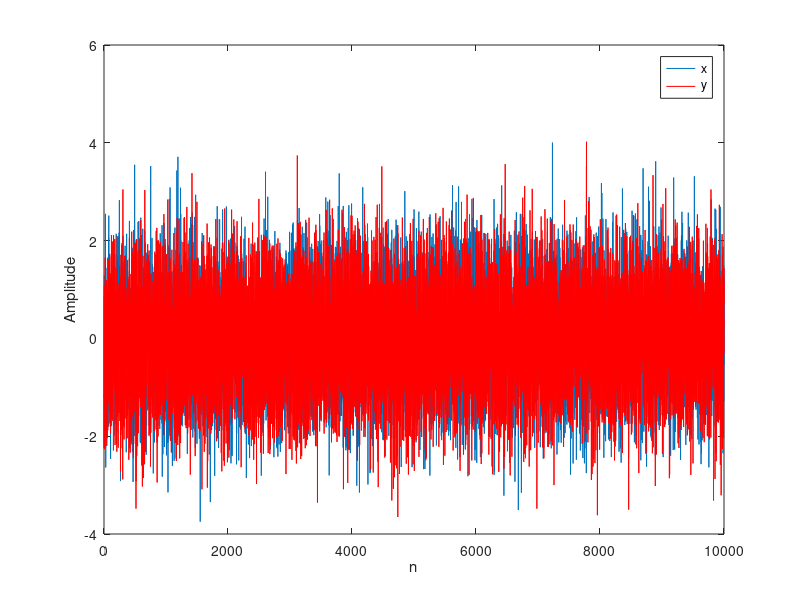
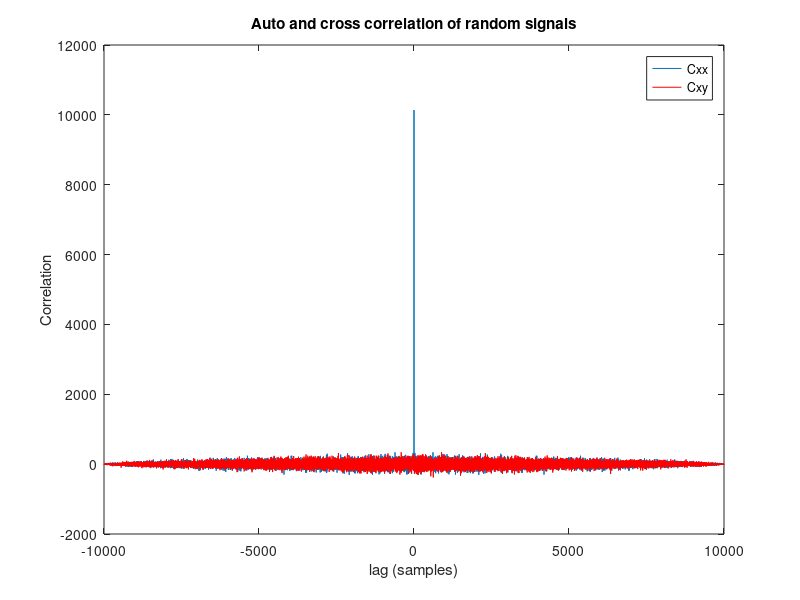
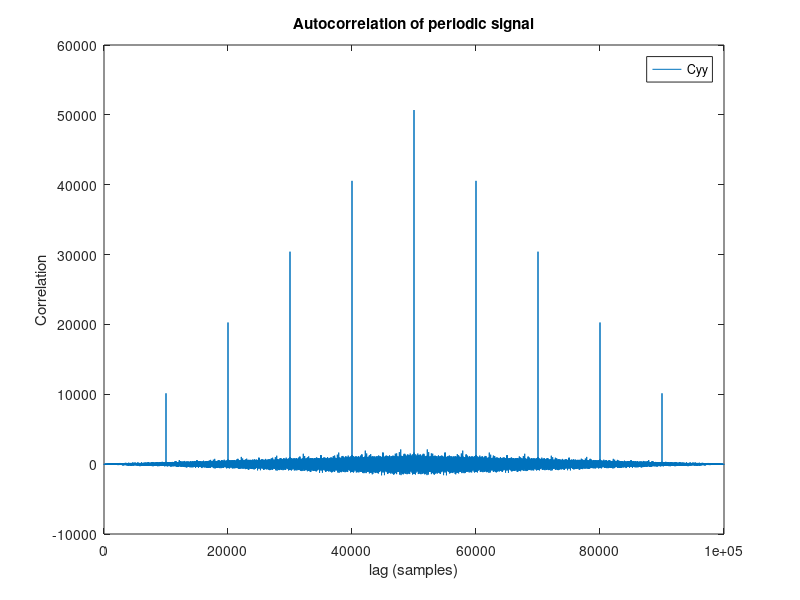
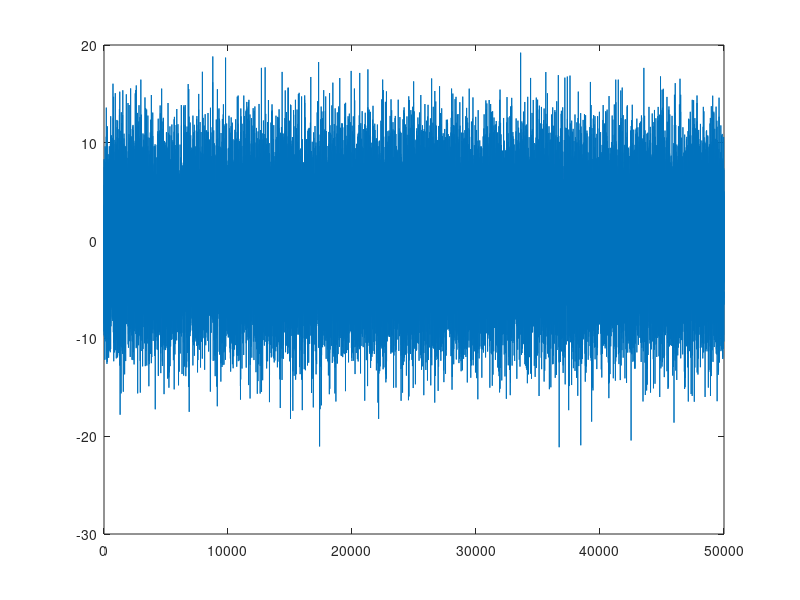

These figures' MATLAB source, in order:
% Demonstration of auto/crosscorrelation and matched filtering
% in MATLAB
% J Neasham, Newcastle University, 2020

%%
clc;                %clear command window
clear all;          %clear workspace variables
close all;          %close previous plots

N = 10000;            %no of samples in signal

x=randn(1,N);       % generate normally distributed, random sequence with variance of 1
y=randn(1,N);       % generate another normally distributed, random sequence with variance of 1

fprintf('Mean of x = %f Variance of x = %f\n', mean(x), var(x)); 

plot(x)
hold;
plot(y,'r')
xlabel('n');
ylabel('Amplitude');
legend('x','y');

%%
n = -(N-1):N-1;     %lag values
Cxx = xcorr(x,x);   %autocorrelation  
figure;
plot(n,Cxx)
hold;
Cxy = xcorr(x,y);   %crosscorrelation
plot(n,Cxy,'r')
xlabel('lag (samples)');
ylabel('Correlation');
legend('Cxx','Cxy');
title('Auto and cross correlation of random signals');

%%
y = [x x x x x];        %repeat x 5 times
Cyy = xcorr(y,y);       %autocorrelation
figure;
plot(Cyy)
xlabel('lag (samples)');
ylabel('Correlation');
legend('Cyy');
title('Autocorrelation of periodic signal')

%%
y = [zeros(1,2*N) x zeros(1,2*N)];      %insert silence either side of signal x
y = y + 5*randn(1,5*N);               %add background noise

figure; plot(y);
Cxy = conv(fliplr(x),y);                %cross correlate (matched filter is convolution with time reversed signal)
figure;
plot(Cxy)
xlabel('lag (samples)');
ylabel('Correlation');
legend('Cxy');
title('Cross-correlation of signal + noise')

